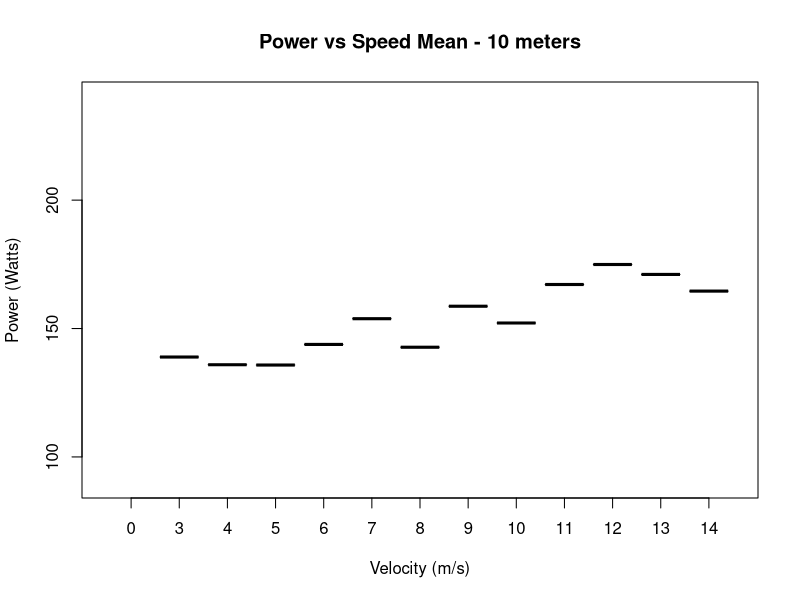

Write the R code that produced this figure.
# Set the working directory
setwd("/Users/mac/Desktop/Programming/COMP9596//DroneData")

# Read the data
data0 <- read.csv(file="0.csv", header=TRUE, sep=",")
data3 <- read.csv(file="3.csv", header=TRUE, sep=",")
data4 <- read.csv(file="4.csv", header=TRUE, sep=",")
data5 <- read.csv(file="5.csv", header=TRUE, sep=",")
data6 <- read.csv(file="6.csv", header=TRUE, sep=",")
data7 <- read.csv(file="7.csv", header=TRUE, sep=",")
data8 <- read.csv(file="8.csv", header=TRUE, sep=",")
data9 <- read.csv(file="9.csv", header=TRUE, sep=",")
data10 <- read.csv(file="10.csv", header=TRUE, sep=",")
data11 <- read.csv(file="11.csv", header=TRUE, sep=",")
data12 <- read.csv(file="12.csv", header=TRUE, sep=",")
data13 <- read.csv(file="13.csv", header=TRUE, sep=",")
data14 <- read.csv(file="14.csv", header=TRUE, sep=",")

#0
data0$Date <- as.POSIXct(data0$Date)
data0.toPlot <- data0
data0.toPlot$TimeDiff <- data0.toPlot$Date - data0.toPlot$Date[1]
data0.toPlot$TimeDiffValue <- as.numeric(data0.toPlot$TimeDiff)
data0.toPlot$Power <- as.double(-(data0.toPlot$Current/1000) * data0.toPlot$Voltage/1000)
data0.toPlot$Velocity <- sqrt(data0.toPlot$VelocityX^2 + data0.toPlot$VelocityY^2 + data0.toPlot$VelocityZ^2)
data0.toPlotFinal <- data0.toPlot[data0.toPlot$Velocity > -0.01 & data0.toPlot$TimeDiffValue < 0.01,]
data0.toPlotFinal$Mean <- mean(data0.toPlotFinal$Power)

#3
data3$Date <- as.POSIXct(data3$Date)
data3.toPlot <- data3
data3.toPlot$TimeDiff <- data3.toPlot$Date - data3.toPlot$Date[1]
data3.toPlot$TimeDiffValue <- as.numeric(data3.toPlot$TimeDiff)
data3.toPlot$Power <- as.double(-(data3.toPlot$Current/1000) * data3.toPlot$Voltage/1000)
data3.toPlot$Velocity <- sqrt(data3.toPlot$VelocityX^2 + data3.toPlot$VelocityY^2 + data3.toPlot$VelocityZ^2)
data3.toPlotFinal <- data3.toPlot[data3.toPlot$Velocity > 2.97 & data3.toPlot$Velocity < 3.03,]
data3.toPlotFinal$Mean <- mean(data3.toPlotFinal$Power)

#4
data4$Date <- as.POSIXct(data4$Date)
data4.toPlot <- data4
data4.toPlot$TimeDiff <- data4.toPlot$Date - data4.toPlot$Date[1]
data4.toPlot$TimeDiffValue <- as.numeric(data4.toPlot$TimeDiff)
data4.toPlot$Power <- as.double(-(data4.toPlot$Current/1000) * data4.toPlot$Voltage/1000)
data4.toPlot$Velocity <- sqrt(data4.toPlot$VelocityX^2 + data4.toPlot$VelocityY^2 + data4.toPlot$VelocityZ^2)
data4.toPlotFinal <- data4.toPlot[data4.toPlot$Velocity > 3.96 & data4.toPlot$Velocity < 4.04,]
data4.toPlotFinal$Mean <- mean(data4.toPlotFinal$Power)

#5
data5$Date <- as.POSIXct(data5$Date)
data5.toPlot <- data5
data5.toPlot$TimeDiff <- data5.toPlot$Date - data5.toPlot$Date[1]
data5.toPlot$TimeDiffValue <- as.numeric(data5.toPlot$TimeDiff)
data5.toPlot$Power <- as.double(-(data5.toPlot$Current/1000) * data5.toPlot$Voltage/1000)
data5.toPlot$Velocity <- sqrt(data5.toPlot$VelocityX^2 + data5.toPlot$VelocityY^2 + data5.toPlot$VelocityZ^2)
data5.toPlotFinal <- data5.toPlot[data5.toPlot$Velocity > 4.95 & data5.toPlot$Velocity < 5.05,]
data5.toPlotFinal$Mean <- mean(data5.toPlotFinal$Power)

#6
data6$Date <- as.POSIXct(data6$Date)
data6.toPlot <- data6
data6.toPlot$TimeDiff <- data6.toPlot$Date - data6.toPlot$Date[1]
data6.toPlot$TimeDiffValue <- as.numeric(data6.toPlot$TimeDiff)
data6.toPlot$Power <- as.double(-(data6.toPlot$Current/1000) * data6.toPlot$Voltage/1000)
data6.toPlot$Velocity <- sqrt(data6.toPlot$VelocityX^2 + data6.toPlot$VelocityY^2 + data6.toPlot$VelocityZ^2)
data6.toPlotFinal <- data6.toPlot[data6.toPlot$Velocity > 5.94 & data6.toPlot$Velocity < 6.06,]
data6.toPlotFinal$Mean <- mean(data6.toPlotFinal$Power)

#7
data7$Date <- as.POSIXct(data7$Date)
data7.toPlot <- data7
data7.toPlot$TimeDiff <- data7.toPlot$Date - data7.toPlot$Date[1]
data7.toPlot$TimeDiffValue <- as.numeric(data7.toPlot$TimeDiff)
data7.toPlot$Power <- as.double(-(data7.toPlot$Current/1000) * data7.toPlot$Voltage/1000)
data7.toPlot$Velocity <- sqrt(data7.toPlot$VelocityX^2 + data7.toPlot$VelocityY^2 + data7.toPlot$VelocityZ^2)
data7.toPlotFinal <- data7.toPlot[data7.toPlot$Velocity > 6.93 & data7.toPlot$Velocity < 7.07,]
data7.toPlotFinal$Mean <- mean(data7.toPlotFinal$Power)

#8
data8$Date <- as.POSIXct(data8$Date)
data8.toPlot <- data8
data8.toPlot$TimeDiff <- data8.toPlot$Date - data8.toPlot$Date[1]
data8.toPlot$TimeDiffValue <- as.numeric(data8.toPlot$TimeDiff)
data8.toPlot$Power <- as.double(-(data8.toPlot$Current/1000) * data8.toPlot$Voltage/1000)
data8.toPlot$Velocity <- sqrt(data8.toPlot$VelocityX^2 + data8.toPlot$VelocityY^2 + data8.toPlot$VelocityZ^2)
data8.toPlotFinal <- data8.toPlot[data8.toPlot$Velocity > 7.92 & data8.toPlot$Velocity < 8.08 ,]
data8.toPlotFinal$Mean <- mean(data8.toPlotFinal$Power)

#9
data9$Date <- as.POSIXct(data9$Date)
data9.toPlot <- data9
data9.toPlot$TimeDiff <- data9.toPlot$Date - data9.toPlot$Date[1]
data9.toPlot$TimeDiffValue <- as.numeric(data9.toPlot$TimeDiff)
data9.toPlot$Power <- as.double(-(data9.toPlot$Current/1000) * data9.toPlot$Voltage/1000)
data9.toPlot$Velocity <- sqrt(data9.toPlot$VelocityX^2 + data9.toPlot$VelocityY^2 + data9.toPlot$VelocityZ^2)
data9.toPlotFinal <- data9.toPlot[data9.toPlot$Velocity > 8.91 & data9.toPlot$Velocity < 9.09,]
data9.toPlotFinal$Mean <- mean(data9.toPlotFinal$Power)

#10
data10$Date <- as.POSIXct(data10$Date)
data10.toPlot <- data10
data10.toPlot$TimeDiff <- data10.toPlot$Date - data10.toPlot$Date[1]
data10.toPlot$TimeDiffValue <- as.numeric(data10.toPlot$TimeDiff)
data10.toPlot$Power <- as.double(-(data10.toPlot$Current/1000) * data10.toPlot$Voltage/1000)
data10.toPlot$Velocity <- sqrt(data10.toPlot$VelocityX^2 + data10.toPlot$VelocityY^2 + data10.toPlot$VelocityZ^2)
data10.toPlotFinal <- data10.toPlot[data10.toPlot$Velocity > 9.90 & data10.toPlot$Velocity < 10.10,]
data10.toPlotFinal$Mean <- mean(data10.toPlotFinal$Power)

#11
data11$Date <- as.POSIXct(data11$Date)
data11.toPlot <- data11
data11.toPlot$TimeDiff <- data11.toPlot$Date - data11.toPlot$Date[1]
data11.toPlot$TimeDiffValue <- as.numeric(data11.toPlot$TimeDiff)
data11.toPlot$Power <- as.double(-(data11.toPlot$Current/1000) * data11.toPlot$Voltage/1000)
data11.toPlot$Velocity <- sqrt(data11.toPlot$VelocityX^2 + data11.toPlot$VelocityY^2 + data11.toPlot$VelocityZ^2)
data11.toPlotFinal <- data11.toPlot[data11.toPlot$Velocity > 10.89 & data11.toPlot$Velocity < 11.11,]
data11.toPlotFinal$Mean <- mean(data11.toPlotFinal$Power)

#12
data12$Date <- as.POSIXct(data12$Date)
data12.toPlot <- data12
data12.toPlot$TimeDiff <- data12.toPlot$Date - data12.toPlot$Date[1]
data12.toPlot$TimeDiffValue <- as.numeric(data12.toPlot$TimeDiff)
data12.toPlot$Power <- as.double(-(data12.toPlot$Current/1000) * data12.toPlot$Voltage/1000)
data12.toPlot$Velocity <- sqrt(data12.toPlot$VelocityX^2 + data12.toPlot$VelocityY^2 + data12.toPlot$VelocityZ^2)
data12.toPlotFinal <- data12.toPlot[data12.toPlot$Velocity > 11.88 & data12.toPlot$Velocity < 12.12,]
data12.toPlotFinal$Mean <- mean(data12.toPlotFinal$Power)

#13
data13$Date <- as.POSIXct(data13$Date)
data13.toPlot <- data13
data13.toPlot$TimeDiff <- data13.toPlot$Date - data13.toPlot$Date[1]
data13.toPlot$TimeDiffValue <- as.numeric(data13.toPlot$TimeDiff)
data13.toPlot$Power <- as.double(-(data13.toPlot$Current/1000) * data13.toPlot$Voltage/1000)
data13.toPlot$Velocity <- sqrt(data13.toPlot$VelocityX^2 + data13.toPlot$VelocityY^2 + data13.toPlot$VelocityZ^2)
data13.toPlotFinal <- data13.toPlot[data13.toPlot$Velocity > 12.87 & data13.toPlot$Velocity < 13.13,]
data13.toPlotFinal$Mean <- mean(data13.toPlotFinal$Power)

#14
data14$Date <- as.POSIXct(data14$Date)
data14.toPlot <- data14
data14.toPlot$TimeDiff <- data14.toPlot$Date - data14.toPlot$Date[1]
data14.toPlot$TimeDiffValue <- as.numeric(data14.toPlot$TimeDiff)
data14.toPlot$Power <- as.double(-(data14.toPlot$Current/1000) * data14.toPlot$Voltage/1000)
data14.toPlot$Velocity <- sqrt(data14.toPlot$VelocityX^2 + data14.toPlot$VelocityY^2 + data14.toPlot$VelocityZ^2)
data14.toPlotFinal <- data14.toPlot[data14.toPlot$Velocity > 13.86 & data14.toPlot$Velocity < 14.14,]
data14.toPlotFinal$Mean <- mean(data14.toPlotFinal$Power)

# Extract the data from column name to plot
data.toPlot <- rbind(data0.toPlotFinal, data3.toPlotFinal, data4.toPlotFinal, data5.toPlotFinal, data6.toPlotFinal, data7.toPlotFinal, data8.toPlotFinal, data9.toPlotFinal, data10.toPlotFinal, data11.toPlotFinal, data12.toPlotFinal, data13.toPlotFinal, data14.toPlotFinal)


#write.csv(data.toPlotFinal, file="toPlotFinal")
ppi <- 200
#png(file=paste("10 Meters Power Speed Mean", ".png", sep=""), height=7*ppi, width=9*ppi, res=ppi)

#Final
boxplot(data.toPlot$Mean~data.toPlot$VelocitySolid,data=data.toPlot, ylim=c(90,240),
        main="Power vs Speed Mean - 10 meters", xlab="Velocity (m/s)", ylab="Power (Watts)")

#dev.off()
